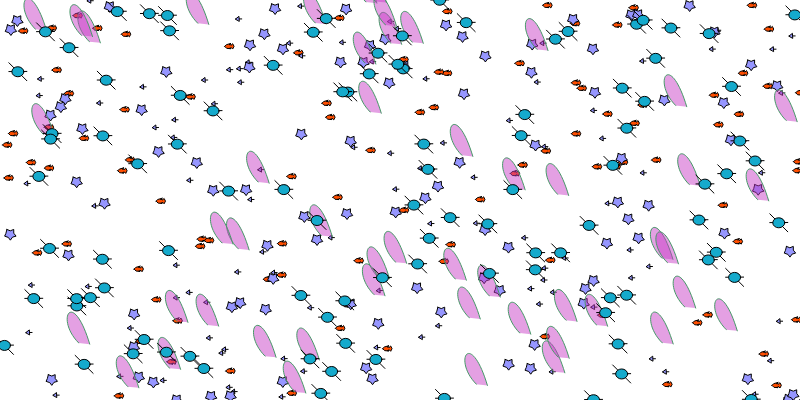
Frame 1 (no input)
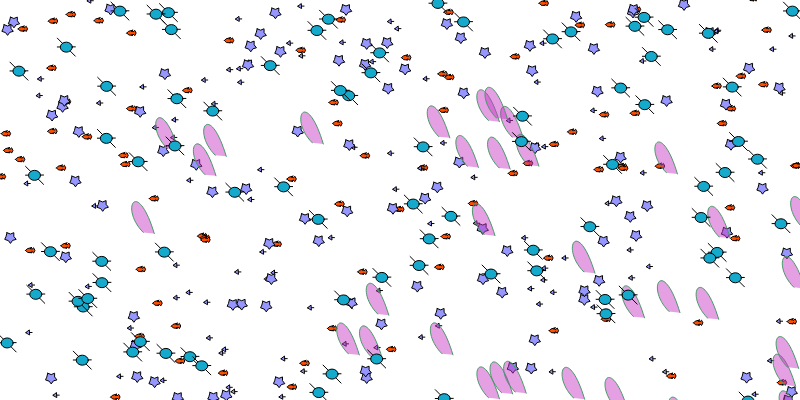
Frame 60 (no input)
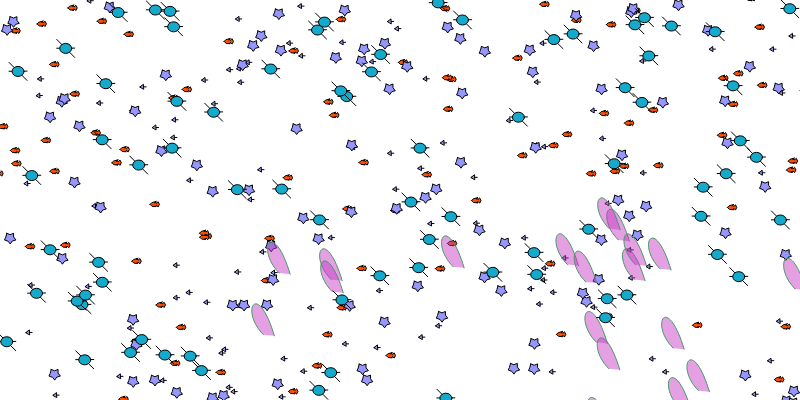
Frame 120 (the mouse pressed at the canvas centre since frame 60)

The p5.js sketch that drew these frames (run headless with seeded random() and noise() and a simulated clock; from frame 60 on, the mouse is pressed at the canvas centre):

// p5.js sketch
// ── sketch.js
var pezN1 = [];

var numeroc = 100;

var pezN2 = [];

var Estre = [];

var PezR = [];

var numR = 50;

var Muta = []


function setup() {
  createCanvas(800, 400);


  for (var i = 0; i < numeroc; i++) {
    pezN1[i] = new Pez1();
    pezN2[i] = new Pez2();
    Estre[i] = new Estrella();
    PezR[i] = new Pezrarito();
    Muta[i] = new MUT();
  }
}

function draw() {
  background(255, 255, 255);

  for (var j = 0; j < numeroc; j++) {
    pezN1[j].dibujarse();
    pezN1[j].moverse();


  }

  for (var j = 0; j < numeroc; j++) {

    pezN2[j].dibujo();

  }


  for (var j = 0; j < numeroc; j++) {
    Estre[j].dibujarse();
    Estre[j].moverse();


    for (var b = 0; b < numR; b = b + 1) {
      
      //enferma a las estrellas//
      var distcentro = dist(PezR[b].x, PezR[b].y, Estre[j].x, Estre[j].y);

      if (distcentro < 3) {
        Estre[j].color2();
      }
    }

  }

  for (var j = 0; j < numR; j++) {

    PezR[j].dibujarse();
    PezR[j].moverse();
    
 //mata a los peces rojos//
    
  }


  for (var j = 0; j < numeroc; j++) {
    Muta[j].dibujarse();
    Muta[j].moverse();
    
     
    for (var c = 0; c < numR; c = c + 1) {
     var dcentro = dist(PezR[c].x, PezR[c].y, Muta[j].x, Muta[j].y);

      if (dcentro < 4) {
        pezN2[pezN2.length] = new Pez2();
        Muta[j].morirse();
        
      }
    }
    
    for (var a = 0; a < numR; a = a + 1) {
      var distCentro = dist(PezR[a].x, PezR[a].y, pezN1[j].x, pezN1[j].y);

      if (distCentro < 3) {
        pezN1[j].morirse();
      }
    }
  }


  //AQUI ACABA EL DRAW//
}



//PEZ 1

function Pez1() {
  this.x = random(0, width);
  this.y = random(0, height);
  this.tam = 10;
  this.viva = true;

  this.dibujarse = function() {
    if (this.viva) {

      fill(255, 78, 0);
      strokeWeight(1);
      beginShape();
      vertex(this.x, this.y);
      vertex(this.x + 1.65, this.y - 1.65);
      vertex(this.x + 6.31, this.y - 2.99);
      vertex(this.x + 4.35, this.y - 1.66);
      vertex(this.x + 6.18, this.y - 1.72);
      vertex(this.x + 6.31, this.y - 1.02);
      vertex(this.x + 7.99, this.y - 2.66);
      vertex(this.x + 9.36, this.y);
      vertex(this.x + 9.36, this.y);
      vertex(this.x + 7.99, this.y + 2.66);
      vertex(this.x + 6.31, this.y + 0.98);
      vertex(this.x + 6.17, this.y + 2);
      vertex(this.x + 4.68, this.y + 1.99);
      vertex(this.x + 6.01, this.y + 2.34);
      vertex(this.x + 1.99, this.y + 1.99);
      endShape(CLOSE);


    }
  }
  this.moverse = function() {
    this.x = this.x + random(-1, 1);
    this.y = this.y + random(-1, 1);
  }

  this.morirse = function() {
    this.viva = false;
  }
}


//PEZ 2

function Pez2() {
  this.x = random(0, width);
  this.y = random(0, height);
  this.tama = 10;
  this.existe = true;
  this.colR = random(0, 255);
  this.colG = random(0, 255);
  this.colB = random(0, 255);


  this.dibujo = function() {
    if (this.existe) {

      fill(150, 150, 255);
      line(this.x, this.y, this.x + 6.07, this.y)
      triangle(this.x, this.y, this.x + 3.33, this.y - 2.57, this.x + 3.61, this.y + 2.09);


    }
  }

  this.muerte = function() {
    this.existe = false;
  }

}

//ESTRELLA MARINA
function Estrella() {
  this.x = random(0, width);
  this.y = random(0, height);
  this.tam = 10;
  this.viva = true;
  this.col = fill(198, 54, 195, 120);

  this.dibujarse = function() {
    if (this.viva) {

      beginShape();
      vertex(this.x, this.y);
      vertex(this.x + 3.39, this.y + 1.39);
      vertex(this.x + 6.84, this.y);
      vertex(this.x + 6.84, this.y + 3.74);
      vertex(this.x + 9.17, this.y + 6.71);
      vertex(this.x + 5.64, this.y + 7.69);
      vertex(this.x + 3.46, this.y + 10.73);
      vertex(this.x + 1.41, this.y + 7.98);
      vertex(this.x - 2.26, this.y + 6.71);
      vertex(this.x - 1, this.y + 3.95);
      endShape(CLOSE);

    }
  }
  this.moverse = function() {
    this.x = this.x + random(-0.5, 0.5);
    this.y = this.y + random(-0.5, 0.5);
  }

  this.morirse = function() {
    this.viva = false;
  }

  this.color1 = function() {
    this.col = fill(198, 54, 195, 120);
  }
  this.color2 = function() {
    this.col = fill(255, 0, 0, 120);
  }
}


// PEZ RARITO
function Pezrarito() {
  this.x = random(0, width);
  this.y = random(0, height);
  this.dirX = 1;
  this.dirY = 1;
  this.tam = 10;
  this.viva = true;

  this.dibujarse = function() {
    if (this.viva) {

      push();

      stroke(71, 153, 104);
      fill(198, 54, 195, 120);
      bezier(this.x, this.y, this.x - 23.85, this.y - 23.85, this.x - 6.15, this.y - 56.15, this.x + 11.01, this.y + 1.15);
      pop();
    }
  }
  this.moverse = function() {
    if (this.x >= width || this.x <= 0) {
      this.dirX = -this.dirX;
      this.x = this.x + (this.dirX * 4);
    }
    if (this.y >= width || this.y <= 0) {
      this.dirY = -this.dirY;
      this.y = this.y + (this.dirY * 4);
    }

    this.x = this.x + (this.dirX * random(0, 4));
    this.y = this.y + (this.dirY * random(0, 4));
  }

  this.morirse = function() {
    this.viva = false;
  }
}

// MUTACION PEZ RARO 
function MUT() {
  this.x = random(0, width);
  this.y = random(0, height);
  this.al = 12;
  this.an = 10;
  this.dirX = 1;
  this.dirY = 1;
  this.viva = true;

  this.dibujarse = function() {
    if (this.viva) {

      push();
      fill(21, 170, 204);
      line(this.x - 9, this.y - 0.18, this.x + 9, this.y - 0.32);
      line(this.x - 9, this.y - 9, this.x + 9, this.y + 9);
      ellipse(this.x, this.y, this.al, this.an);



      pop();
    }
  }


  this.moverse = function() {
    this.x = this.x + random(-0.5, 0.5);
    this.y = this.y + random(-0.5, 0.5);
  }
  

  this.morirse = function() {
    this.viva = false;
  }
}
